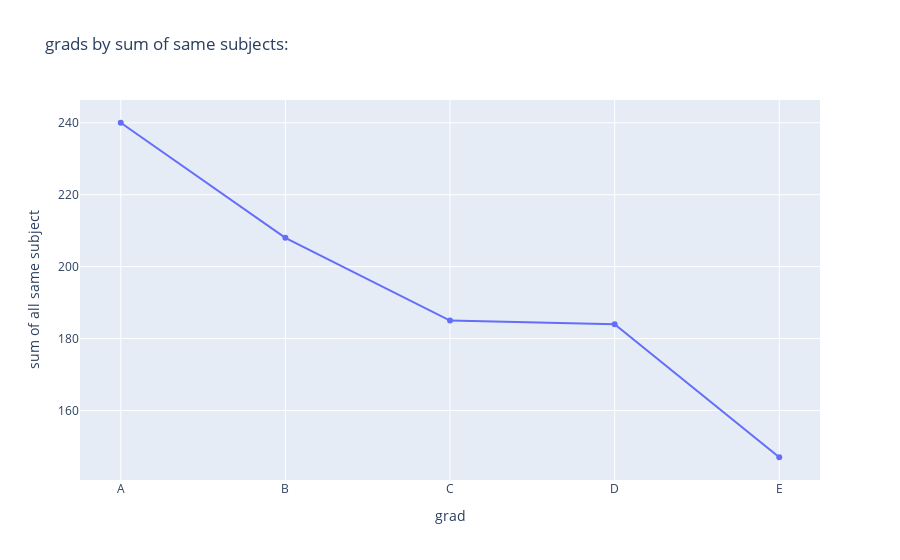

The notebook cell this image was saved under:
### Code cell
fig = px.line(result,x ='grad',y = 'total_marks',markers=True,title="grads by sum of same subjects:" )
fig.update_xaxes(title='grad')
fig.update_yaxes(title='sum of all same subject')
fig.show()

### Figure 1 — Plotly figure (JSON) as saved in the notebook; plotly's stock layout.template omitted (floating-point values rounded to 4 significant figures)
{"data": [{"hovertemplate": "grad=%{x}<br>total_marks=%{y}<extra></extra>", "legendgroup": "", "line": {"color": "#636efa", "dash": "solid"}, "marker": {"symbol": "circle"}, "mode": "lines+markers", "name": "", "orientation": "v", "showlegend": false, "type": "scatter", "x": ["A", "B", "C", "D", "E"], "xaxis": "x", "y": [240, 208, 185, 184, 147], "yaxis": "y"}], "layout": {"legend": {"tracegroupgap": 0}, "title": {"text": "grads by sum of same subjects:"}, "xaxis": {"anchor": "y", "domain": [0, 1], "title": {"text": "grad"}}, "yaxis": {"anchor": "x", "domain": [0, 1], "title": {"text": "sum of all same subject"}}}}
